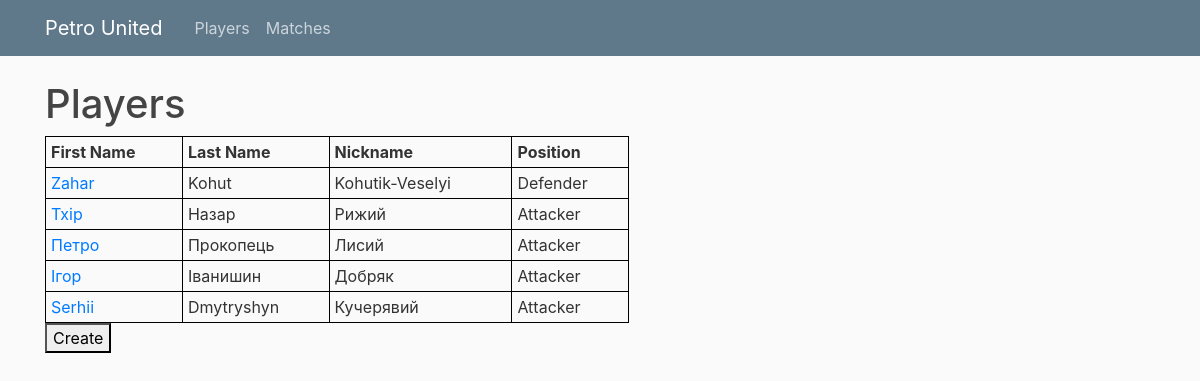
Before: /players with the older database file.
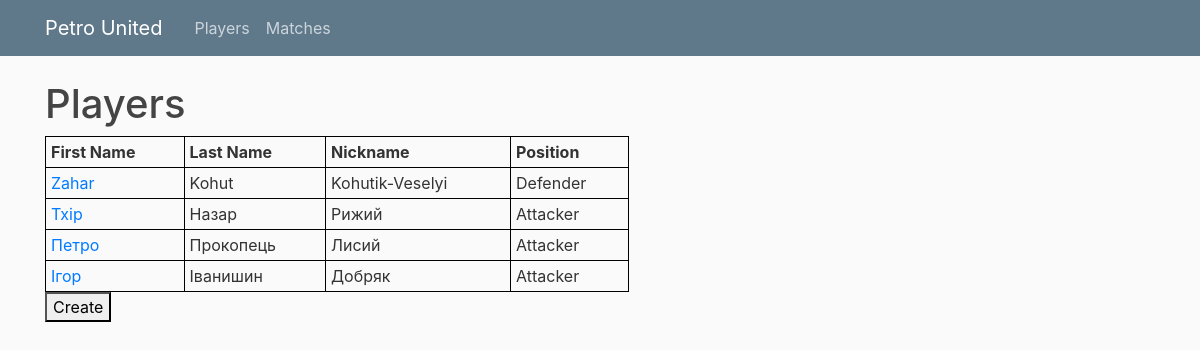
After: the same page with the newer database file.
### main/models.py (models this page shows, shortened)
class Player(Base):
    __tablename__ = 'player'
    player_id = Column(Integer, unique=True, nullable=False, primary_key=True)
    first_name = Column(String, nullable=False)
    last_name = Column(String, nullable=False)
    nickname = Column(String, nullable=False)
    position = Column(String, nullable=False)
    picture = Column(String, nullable=False)

### main/routes.py (the view)
@app.route("/players", methods = ["POST", "GET"])
def players_page():
    session = Session()
    players = session.query(Player).all()
    return render_template("players.html", players = players, title = "Players")

### main/templates/players.html (shortened to what this page needs)
{% extends "layout.html" %}
{% block content %}
    <h1>Players</h1>
    <table id="myTable">
    <thead>
        <tr>
        <th>First Name</th>
        <th>Last Name</th>
        <th>Nickname</th>
        <th>Position</th>
        </tr>
    </thead>
    <tbody>
    {% for player in players %}
        <tr>
        <td><a class="mr-2" href="{{ url_for('player_page', player_id = player.player_id ) }}">{{ player.first_name }}</a></td>
        <td>{{ player.last_name }}</td>
        <td>{{ player.nickname }}</td>
        <td>{{ player.position }}</td>
        </tr>
    {% endfor %}
    </tbody>
    </table>
    <div class="form-group">
        <a href="{{ url_for("create_player") }}">
            <button>Create</button>
        </a>
    </div>
{% endblock content %}

### main/templates/layout.html (shortened to what this page needs)
<!DOCTYPE html>
<html>
<head>
    <link rel="stylesheet" href="https://maxcdn.bootstrapcdn.com/bootstrap/4.0.0/css/bootstrap.min.css">
    <link rel="stylesheet" type="text/css" href="{{ url_for('static', filename='main.css') }}">
</head>
<body>
    <header class="site-header">
      <nav class="navbar navbar-expand-md navbar-dark bg-steel fixed-top">
        <div class="container">
          <a class="navbar-brand mr-4" href="/">Petro United</a>
          <div class="collapse navbar-collapse" id="navbarToggle">
            <div class="navbar-nav mr-auto">
              <a class="nav-item nav-link" href="/players">Players</a>
              <a class="nav-item nav-link" href="/matches">Matches</a>
            </div>
          </div>
        </div>
      </nav>
    </header>
    <main role="main" class="container">
      <div class="row">
        <div class="col-md-8">
          {% block content %}{% endblock %}
        </div>
    </main>
</body>
</html>

### main/static/main.css (style rules this page uses)
body { background: #fafafa; color: #333333; margin-top: 5rem; }
h1, h2, h3, h4, h5, h6 { color: #444444; }
.bg-steel { background-color: #5f788a; }
.site-header .navbar-nav .nav-link { color: #cbd5db; }

### main/templates/players.html (style rules this page uses)
table { border: 1px solid black; width: 80%; border-collapse: collapse; }
th, td { border: 1px solid black; padding: 5px; white-space: nowrap; }

Changed rows visible on the page:
removed Player: first_name "Serhii", last_name "Dmytryshyn", nickname "Кучерявий", position "Attacker"
